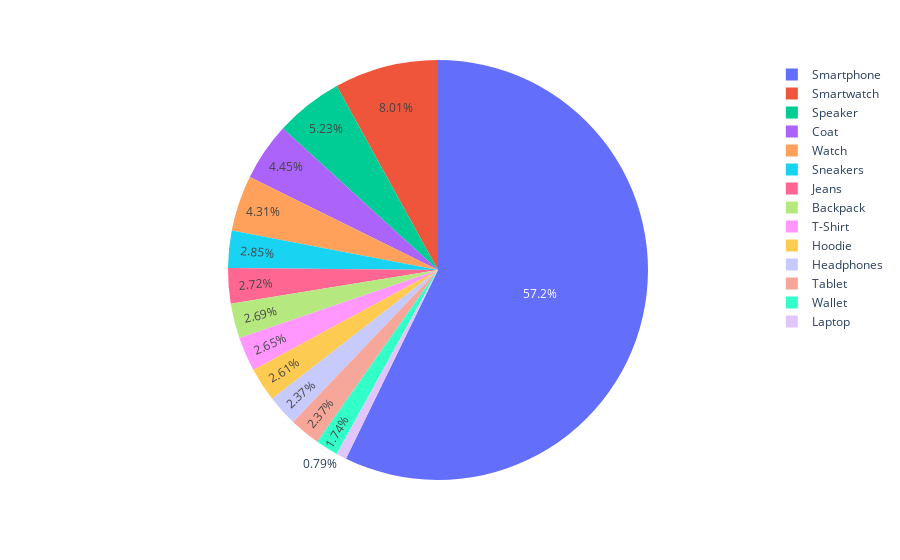

Notebook code for this chart:
### Code cell
px.pie(df,names='product',values='revenue')

### Figure 1 — Plotly figure (JSON) as saved in the notebook; plotly's stock layout.template omitted (floating-point values rounded to 4 significant figures; data arrays with more than 128 entries replaced by an {"elided": "..."} marker saying what was removed)
{"data": [{"domain": {"x": [0, 1], "y": [0, 1]}, "hovertemplate": "product=%{label}<br>revenue=%{value}<extra></extra>", "labels": {"elided": "368 str values"}, "legendgroup": "", "name": "", "showlegend": true, "type": "pie", "values": {"elided": "368 int values"}}], "layout": {"legend": {"tracegroupgap": 0}, "margin": {"t": 60}}}
